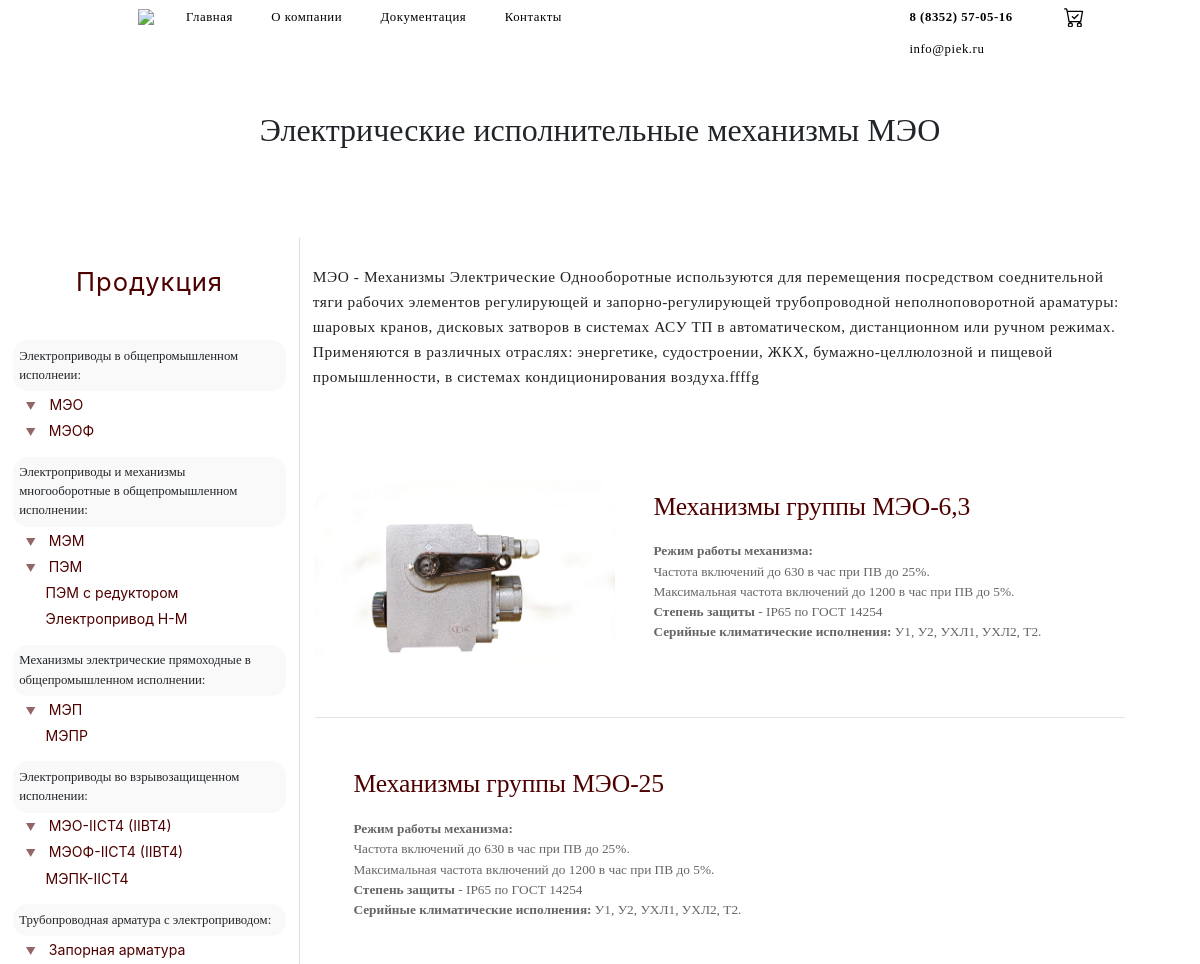
Before: /catalog/mechanisms/meo/ (upper part) with the older database file.
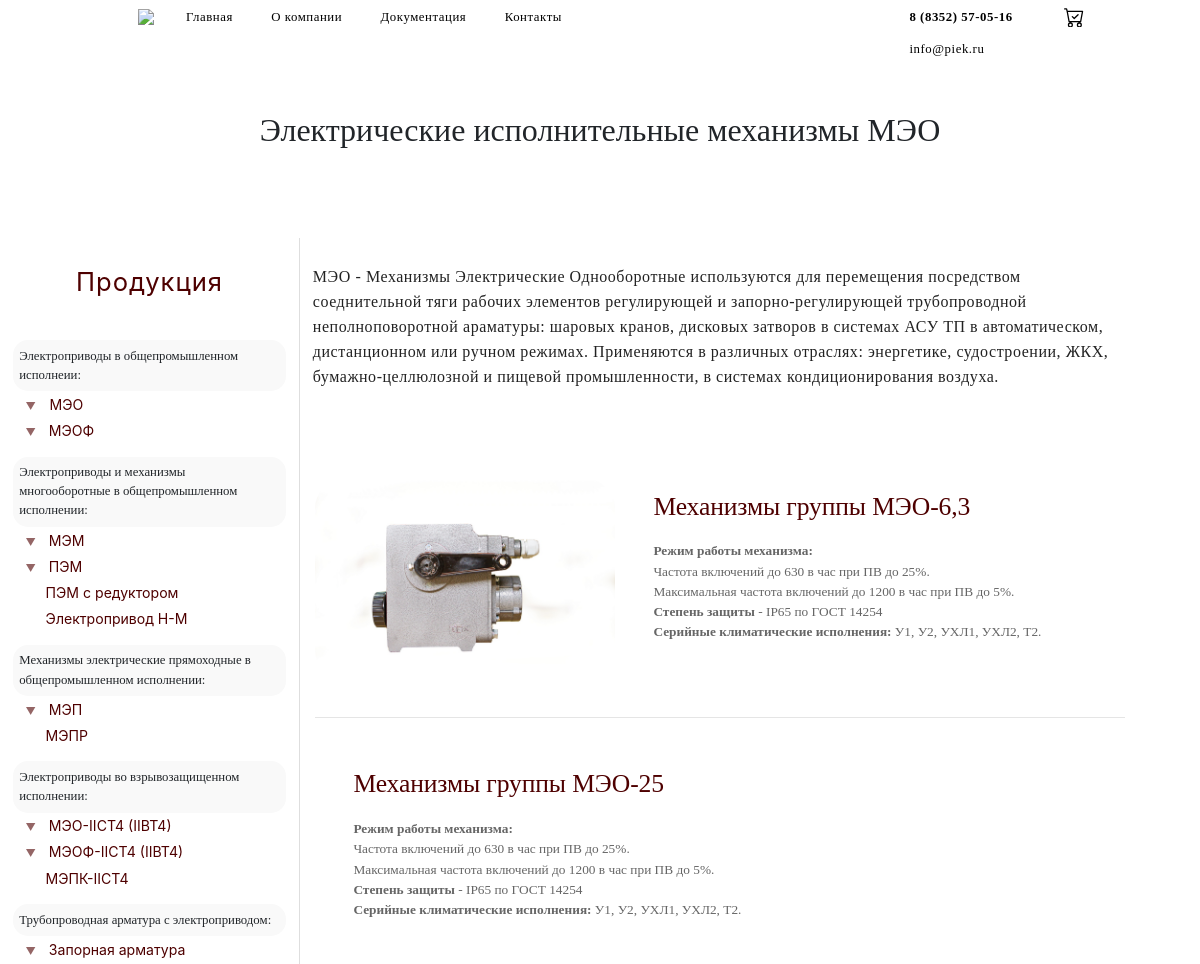
After: the same page with the newer database file.
### mainapp/models.py (models this page shows, shortened)
class Group(models.Model):
    title       = models.CharField(max_length=250)
    position    = models.IntegerField('Позиция на странице', unique=True)
    name        = models.CharField('Название на странице группы', null=True, blank=True,max_length=250)
    img         = models.ImageField(upload_to='main_page', null=True, blank=True)
    slug        = models.CharField('url', unique=True, null=True, blank=True, max_length=200, help_text='for instance, "mechanisms/meo"' )
    description = HTMLField(null=True, blank=True)
    content     = HTMLField(null=True, blank=True)
    pic_of_hat  = models.ImageField(upload_to='pic_of_hat', null=True, blank=True, help_text='size: 1920x500px')
    class Meta:
        ordering = ['position']

### mainapp/views.py (the view)
# urls.py: path('catalog/<path:slug>/', SubgroupDetailView, name='SubgroupDetailView'),
def SubgroupDetailView(request, slug):
    subgroup_info = get_object_or_404(Group, slug=slug)
    product_list  = Product.objects.filter(parent__slug=slug)
    return render(
    request,
    'mainapp/SubgroupDetailView.html',
    context = {
    'subgroup_info' : subgroup_info,
    'product_list'  : product_list,
    'in_cart_counter': cart_counter(request),
    })

### mainapp/views.py (called while the page is built)
def cart_counter(request):
    counter = 0
    if 'piek_cart' in request.session:
        for i in range(0, len(request.session['piek_cart'])):
            counter += int(request.session['piek_cart'][i].get('quantity'))
    return counter

### mainapp/templates/mainapp/SubgroupDetailView.html (shortened to what this page needs)
<!DOCTYPE html>
{% load static %}
<html xmlns="http://www.w3.org/1999/xhtml">
<head>
	{% include 'mainapp/head-property.html' %}
	<link href="{% static 'css/SubgroupDetailView.css' %}" rel="stylesheet">
</head>
<body>
	{% if subgroup_info.pic_of_hat %}
	<style media="screen">
	:root{
		--navbar_bg_color: inherit;
		--nav_link_color: #000;
		}
	</style>
	<div class="banner" style="background-image: url({{ subgroup_info.pic_of_hat.url }});">
		{% include 'mainapp/header.html' %}
		<div class="container h-75" style="
		font-family: 'SF UI Display';
		font-weight: normal;
		font-size: 3em;">
		<h1 class="container iphone-text-small  text-center align-middle text-light p-3">{{subgroup_info.name}}</h1>
	</div>
</div>
<style media="screen">
.nav-link{color: #fff !important;}
.main-property{
	margin-top: 465px!important;
	border-top-left-radius: 40px;
	border-top-right-radius: 40px;
	-webkit-box-shadow: 0px -4px 1px 1px rgba(237,237,237,1);
	-moz-box-shadow: 0px -4px 1px 1px rgba(237,237,237,1);
	box-shadow: 0px -4px 1px 1px rgba(237,237,237,1);
}
main{margin-bottom: -40px !important;}
.footer{position: relative;}
@media (max-width: 760px){
	.main-property {
		border-top-left-radius: 0px;
		border-top-right-radius: 0px;
	}
	.banner{
		position: fixed;
	}
}
</style>
{% else %}
{% include 'mainapp/header.html' %}
<div class="container title" style="z-index: 3!important; position: relative;background-color: #fff;">
	<div class="rellax" data-rellax-speed="3">
		<h1 class="d-flex justify-content-center iphone-text-small py-md-3 py-5 px-3 text-center mb-0">{{subgroup_info.name}}</h1>
	</div>
</div>
{% endif %}
<main class="main-property">
	<div class="row p-0 m-0">
		<div class="col-lg-3 d-none d-lg-flex justify-content-center p-0">
			{% include 'mainapp/sidebar.html' %}
		</div>
		<div class="col-12 col-lg-9 col-xxl-6 col-xxl-pre-index col-xxl-6-index p-0">
			<div id="content-right" class="m-auto">
				<div class="px-3 pt-5 subgroup-description">{{subgroup_info.description | safe }}</div>
				<section class="container m-auto pt-5">
					{% for product in product_list %}
					<div class="d-flex wrapper py-2 py-md-5 ">
						<a href="info/{{ product.slug_product }}" class="w-100">
							<div class="d-flex">
								<div class="flex-column justify-content-start py-3 py-md-0">
									<img src="{{ product.img.url }}" alt="">
								</div>
								<div class="flex-column justify-content-center w-100 px-md-5">
									<h1 class="py-md-3 py-5">{{ product.href_title }}</h1>
									<div class="d-none d-md-flex">{{ product.description |safe }}</div>
								</div>
							</div>
						</a>
					</div>
					{% endfor %}
				</section>
			</div>
		</div>
	</div>
</main>
</body>
</html>

Changed rows visible on the page:
changed Group "Электрические исполнительные механизмы МЭО": description "…промышленности, в системах кондиционирования воздуха.ffffg" → "…промышленности, в системах кондиционирования воздуха."
